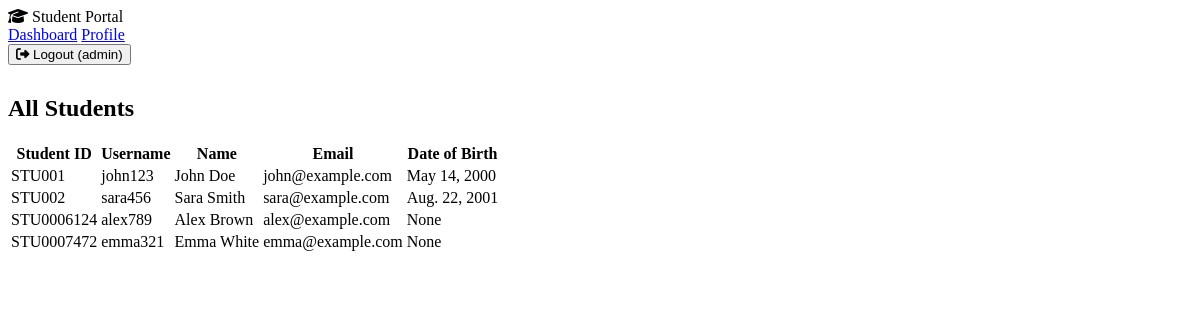
/students/ (signed in), run on an earlier commit of the app's database.
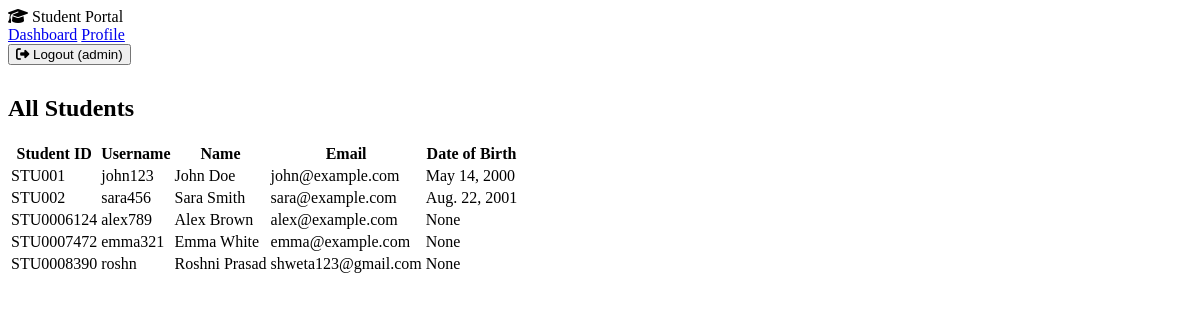
And on a later commit of the database.
### students/models.py (models this page shows, shortened)
class Student(models.Model):
    user = models.OneToOneField(User, on_delete=models.CASCADE)
    student_id = models.CharField(max_length=20, unique=True)
    date_of_birth = models.DateField(null=True, blank=True)
    phone_number = models.CharField(max_length=15, blank=True)
    address = models.TextField(blank=True)
    profile_picture = models.ImageField(upload_to='profiles/', null=True, blank=True)
    created_at = models.DateTimeField(auto_now_add=True)
    updated_at = models.DateTimeField(auto_now=True)

### students/views.py (the view)
# urls.py: path('students/', views.student_list, name='student_list'),  # List of all students
@login_required
def student_list(request):
    students = Student.objects.all()
    return render(request, 'students/student_list.html', {'students': students})

### templates/students/student_list.html (shortened to what this page needs)
{% extends 'base.html' %}
{% block content %}
<div class="container" style="margin-top: 30px;">
    <h2>All Students</h2>
    <table class="table table-striped">
        <thead>
            <tr>
                <th>Student ID</th>
                <th>Username</th>
                <th>Name</th>
                <th>Email</th>
                <th>Date of Birth</th>
            </tr>
        </thead>
        <tbody>
            {% for student in students %}
            <tr>
                <td>{{ student.student_id }}</td>
                <td>{{ student.user.username }}</td>
                <td>{{ student.user.first_name }} {{ student.user.last_name }}</td>
                <td>{{ student.user.email }}</td>
                <td>{{ student.date_of_birth }}</td>
            </tr>
            {% empty %}
            <tr>
                <td colspan="5">No students found.</td>
            </tr>
            {% endfor %}
        </tbody>
    </table>
</div>
{% endblock %}

### templates/base.html (shortened to what this page needs)
{% load static %}
<!DOCTYPE html>
<html lang="en">
<head>
    <link rel="stylesheet" href="{% static 'css/style.css' %}">
    <link rel="stylesheet" href="https://cdnjs.cloudflare.com/ajax/libs/font-awesome/6.4.0/css/all.min.css">
</head>
<body>
    {% if user.is_authenticated %}
    <nav class="navbar">
        <div class="nav-container">
            <div class="nav-logo">
                <i class="fas fa-graduation-cap"></i>
                <span>Student Portal</span>
            </div>
            <div class="nav-links">
                <a href="{% url 'dashboard' %}">Dashboard</a>
                <a href="{% url 'profile' %}">Profile</a>
                <form action="{% url 'logout' %}" method="post" class="logout-form">
                    <button type="submit" class="logout-btn">
                        <i class="fas fa-sign-out-alt"></i> Logout ({{ user.username }})
                    </button>
                </form>
            </div>
        </div>
    </nav>
    {% endif %}
    <main class="main-content">
        {% block content %}{% endblock %}
    </main>
</body>
</html>

What changed in the data, as far as the page shows it:
added Student: student_id "STU0008390", user.username "roshn", user.first_name "Roshni", user.last_name "Prasad", user.email "shweta123@gmail.com", date_of_birth "None"
